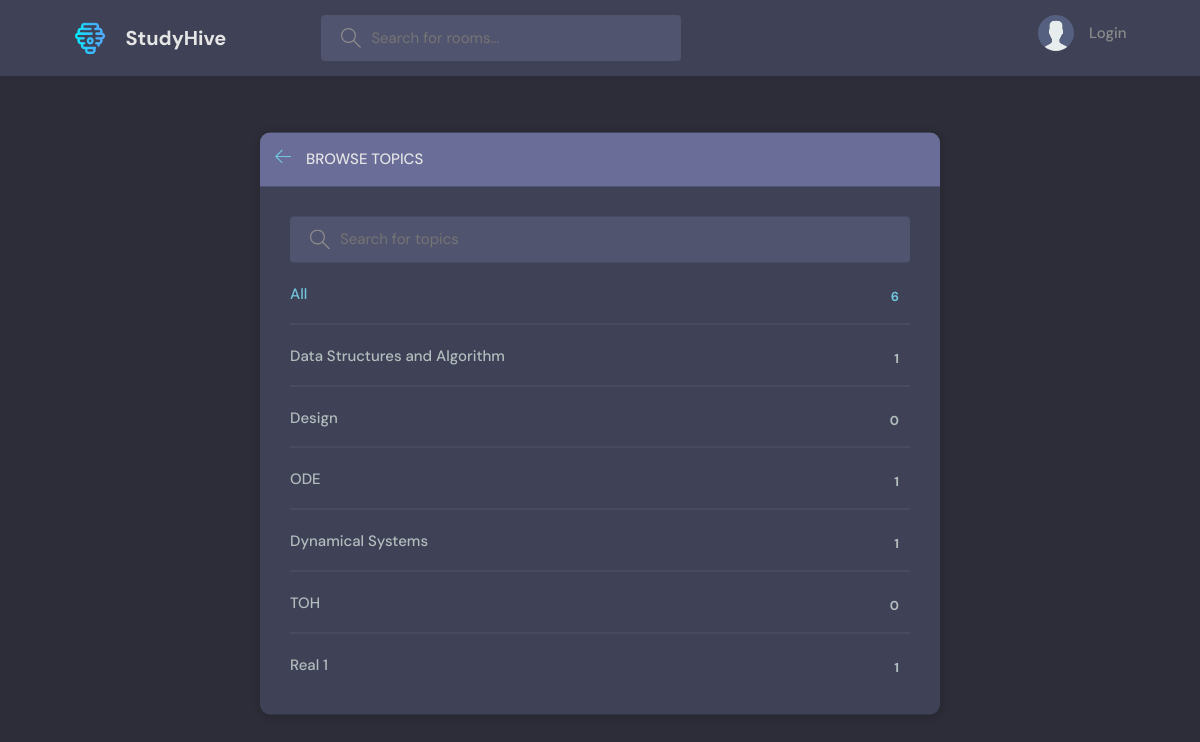
/topics/, run on an earlier commit of the app's database.
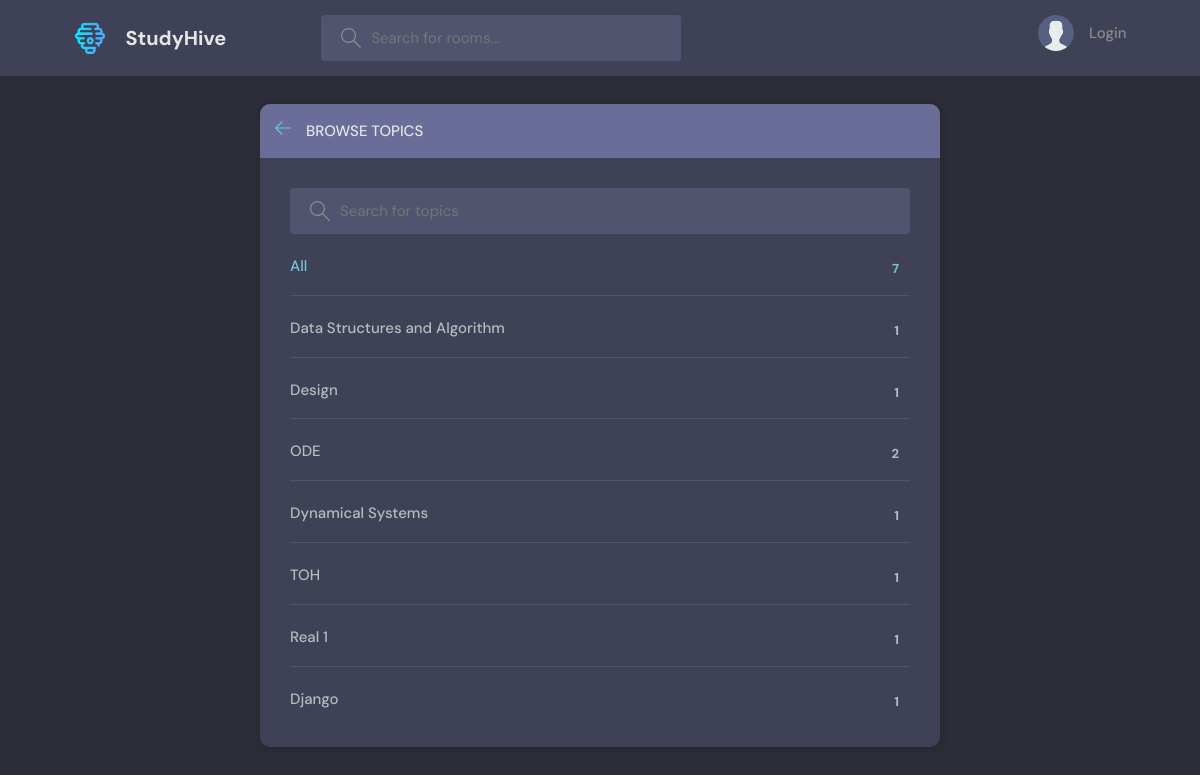
And on a later commit of the database.
### base/models.py (models this page shows, shortened)
class Topic(models.Model):
    name = models.CharField(max_length=200)

### base/views.py (the view)
# urls.py: path('topics/', views.topicsPage, name="topics"),
def topicsPage(request):
    q = request.GET.get('q') if request.GET.get('q') != None else ''
    topics = Topic.objects.filter(name__icontains=q)
    context = {'topics': topics}
    return render(request, 'base/topics.html', context)

### base/templates/base/topics.html (shortened to what this page needs)
{% extends 'main.html' %} {% block content %}
<main class="create-room layout">
  <div class="container">
    <div class="layout__box">
      <div class="layout__boxHeader">
        <div class="layout__boxTitle">
          <a href="{% url 'home' %}">
            <svg
              version="1.1"
              xmlns="http://www.w3.org/2000/svg"
              width="32"
              height="32"
              viewBox="0 0 32 32"
            >
              <title>arrow-left</title>
              <path
                d="M13.723 2.286l-13.723 13.714 13.719 13.714 1.616-1.611-10.96-10.96h27.625v-2.286h-27.625l10.965-10.965-1.616-1.607z"
              ></path>
            </svg>
          </a>
          <h3>Browse Topics</h3>
        </div>
      </div>
      <div class="topics-page layout__body">
        <form action="" method="GET" class="header__search">
          <label>
            <input name="q" placeholder="Search for topics" />
          </label>
        </form>
        <ul class="topics__list">
          <li>
            <a href="{% url 'topics' %}" class="active"
              >All <span>{{topics.count}}</span></a
            >
          </li>
          {% for topic in topics%}
          <li>
            <a href="{% url 'home' %}?q={{topic.name}}"
              >{{topic.name}} <span>{{topic.room_set.all.count}}</span></a
            >
          </li>
          {% endfor %}
        </ul>
      </div>
    </div>
  </div>
</main>
{% endblock content %}

What changed in the data, as far as the page shows it:
computed for Topic "Design": room_set.all.count "0" → "1"
computed for Topic "ODE": room_set.all.count "1" → "2"
computed for Topic "TOH": room_set.all.count "0" → "1"
added Topic: name "Django", room_set.all.count "1"
Also different on the page:
{{ topics.count }}: "6" → "7"
